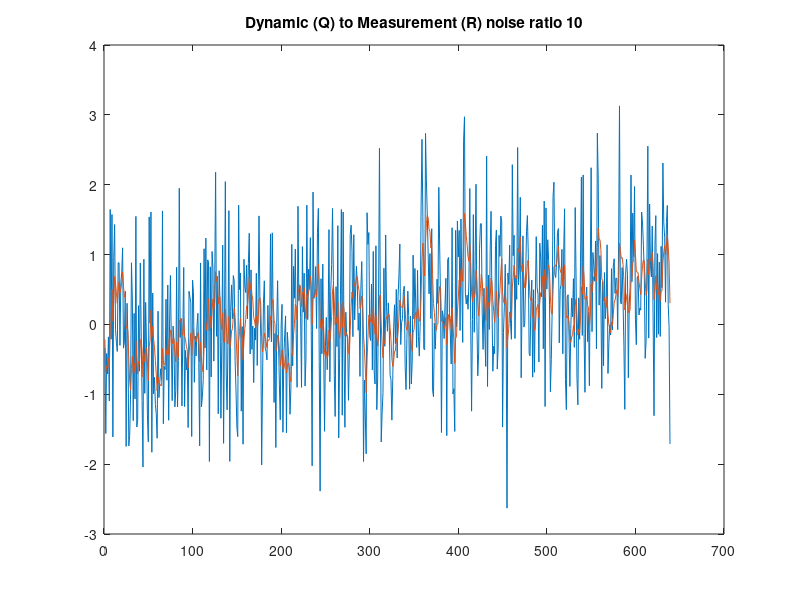

Write MATLAB code to recreate this figure.
load('data.mat')
T = 0.01; %sample time of 0.01 s
psi = [1 T; 
       0 1];       %state transition matrix
rate = 0;
init = 30;      %set of values choosen to determine initial states
rate_matrix = zeros(init,1);
for i=1:length(data_1d_raw) - 1
    rate_matrix(i) = (data_1d_raw(i+1) - data_1d_raw(i))/T;
end

X_previous =  [mean(data_1d_raw(1:init)); 
               mean(rate_matrix(1:init)) ]; %state matrix for previous instance
S_previous = [ std(data_1d_raw(1:10)) 0; 0 std(rate_matrix(1:10))];  %state covariance matrix at previous instance S_t-1,t-1


dyn_var = 10;
meas_var = 1;

Q = [0 0; 
     0 dyn_var] ;        %dynamic noise covariance matrix
R = meas_var;                   %measurement noise covariance
M = [1 0];                  %observation matrix
I = [1 0; 
     0 1];
data_1d_filtered = zeros(length(data_1d_raw),1);
for i=1:length(data_1d_raw)
    X_predicted = psi * X_previous;       %predicting current state value based on transition matrix
    S_predicted = psi * S_previous * psi' + Q;    %updating state covariance matrix
    Y = data_1d_raw(i);              %obtaining current measurement
    K = S_predicted*M'/(M*S_predicted*M' + R);   %Kalman gain calculation
    X_updated = X_predicted + K*(Y - M*X_predicted);    %updated state value
    S_updated = (I - K*M) * S_predicted;        %updated state covarinace matrix
    X_previous = X_updated;
    S_previous = S_updated;
    data_1d_filtered(i) = X_updated(1,1); 
end

figure(1)
plot(data_1d_raw)
hold on
plot(data_1d_filtered)
title(["Dynamic (Q) to Measurement (R) noise ratio ",num2str(dyn_var/meas_var)])
